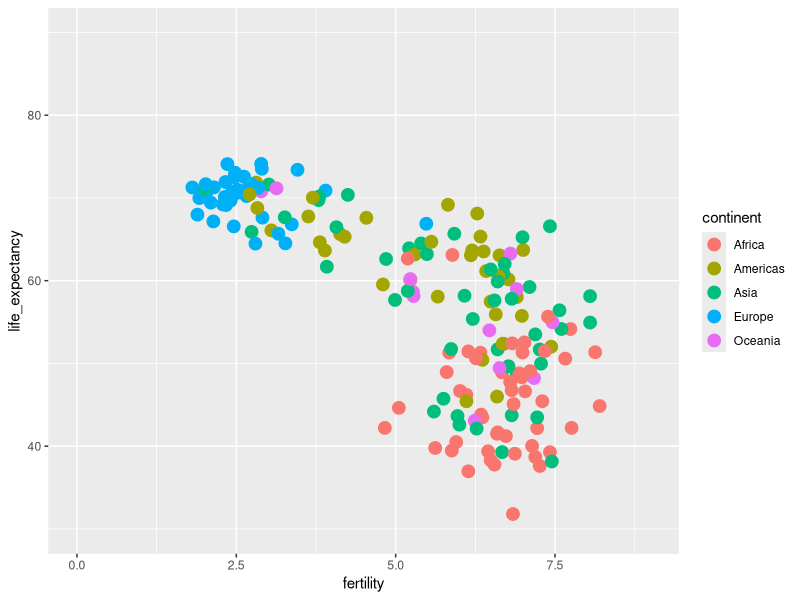
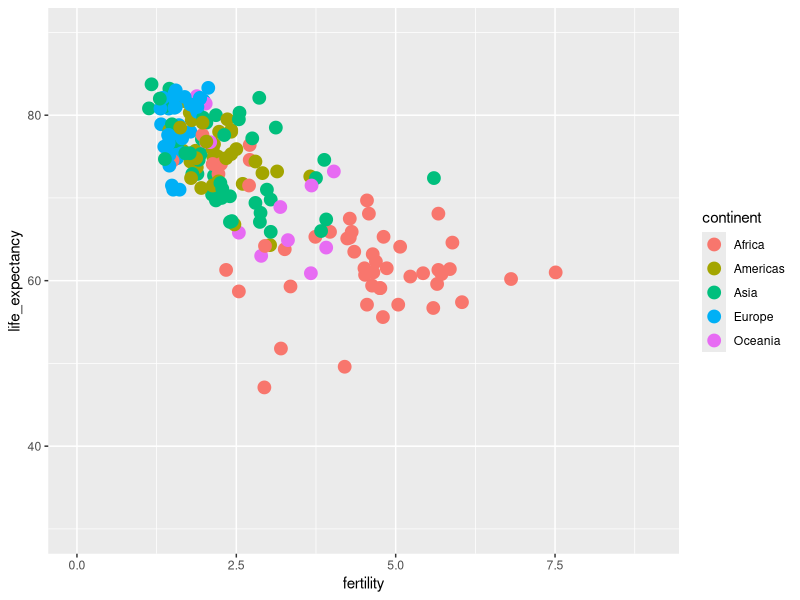
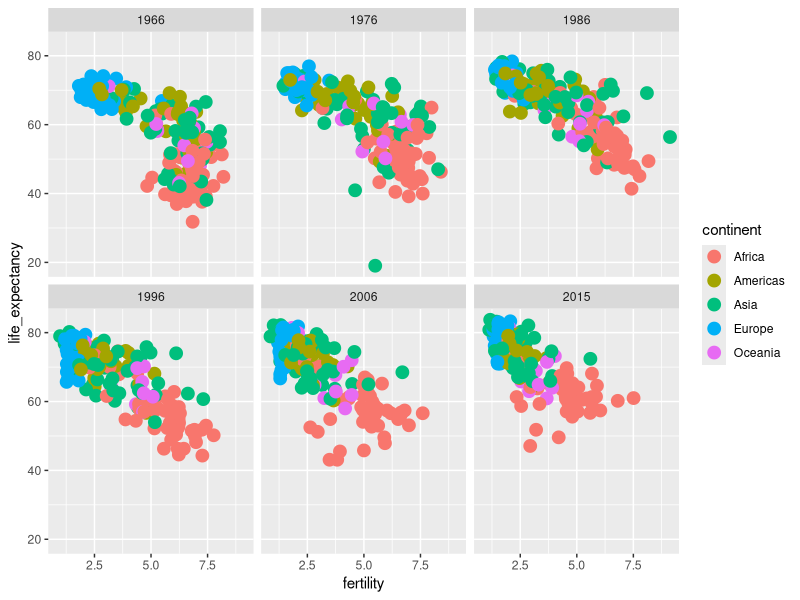
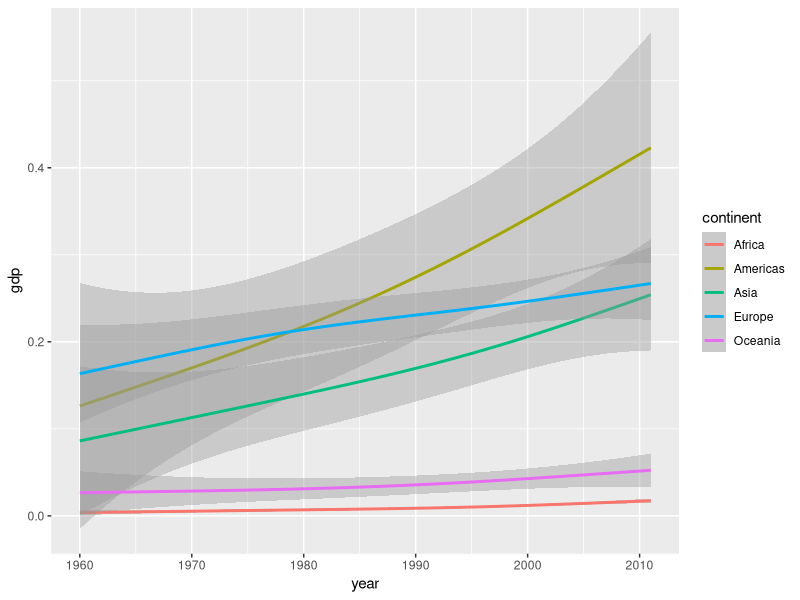
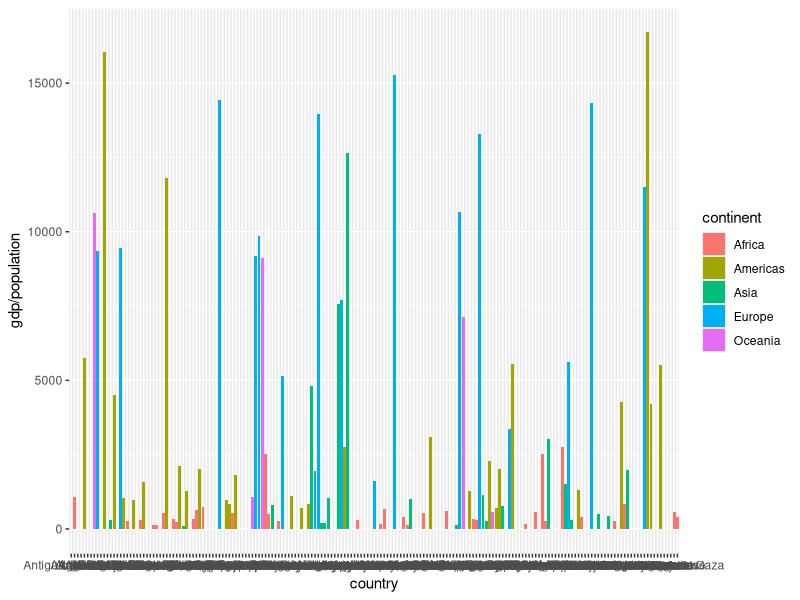

Source code (R) for these figures, in order: (Note: this script raises an error after producing the figures.)
library(tidyverse)
library(dslabs)
data(gapminder)
head(gapminder)


gapminder_m <- gapminder %>%  mutate(gdp = gdp/1000000000000)

y1968<-filter(gapminder, year==1966)
gdp_1968<-mean(y1968$gdp,na.rm = TRUE)

y2015<-filter(gapminder, year==2015)
gdp_1968<-mean(y1968$gdp,na.rm = TRUE)

y1968 %>% ggplot( aes(fertility, life_expectancy, color = continent)) +
  geom_point(size=4)+xlim(0, 9)+ylim(30,90)

y2015%>% ggplot( aes(fertility, life_expectancy, color = continent)) +
  geom_point(size=4) +xlim(0, 9)+ylim(30,90)

filter(gapminder, year %in% c(1966,1976,1986,1996,2006,2015))%>% ggplot( aes(fertility, life_expectancy, color = continent)) +
  geom_point(size=4) +facet_wrap(~year)

ggplot(gapminder_m, aes(year, gdp, color = continent)) +
  geom_smooth()


ggplot(y1968,aes(country,gdp/population,fill=continent))+geom_col()

ggplot(y2014,aes(country,gdp/population,fill=continent))+geom_col()
